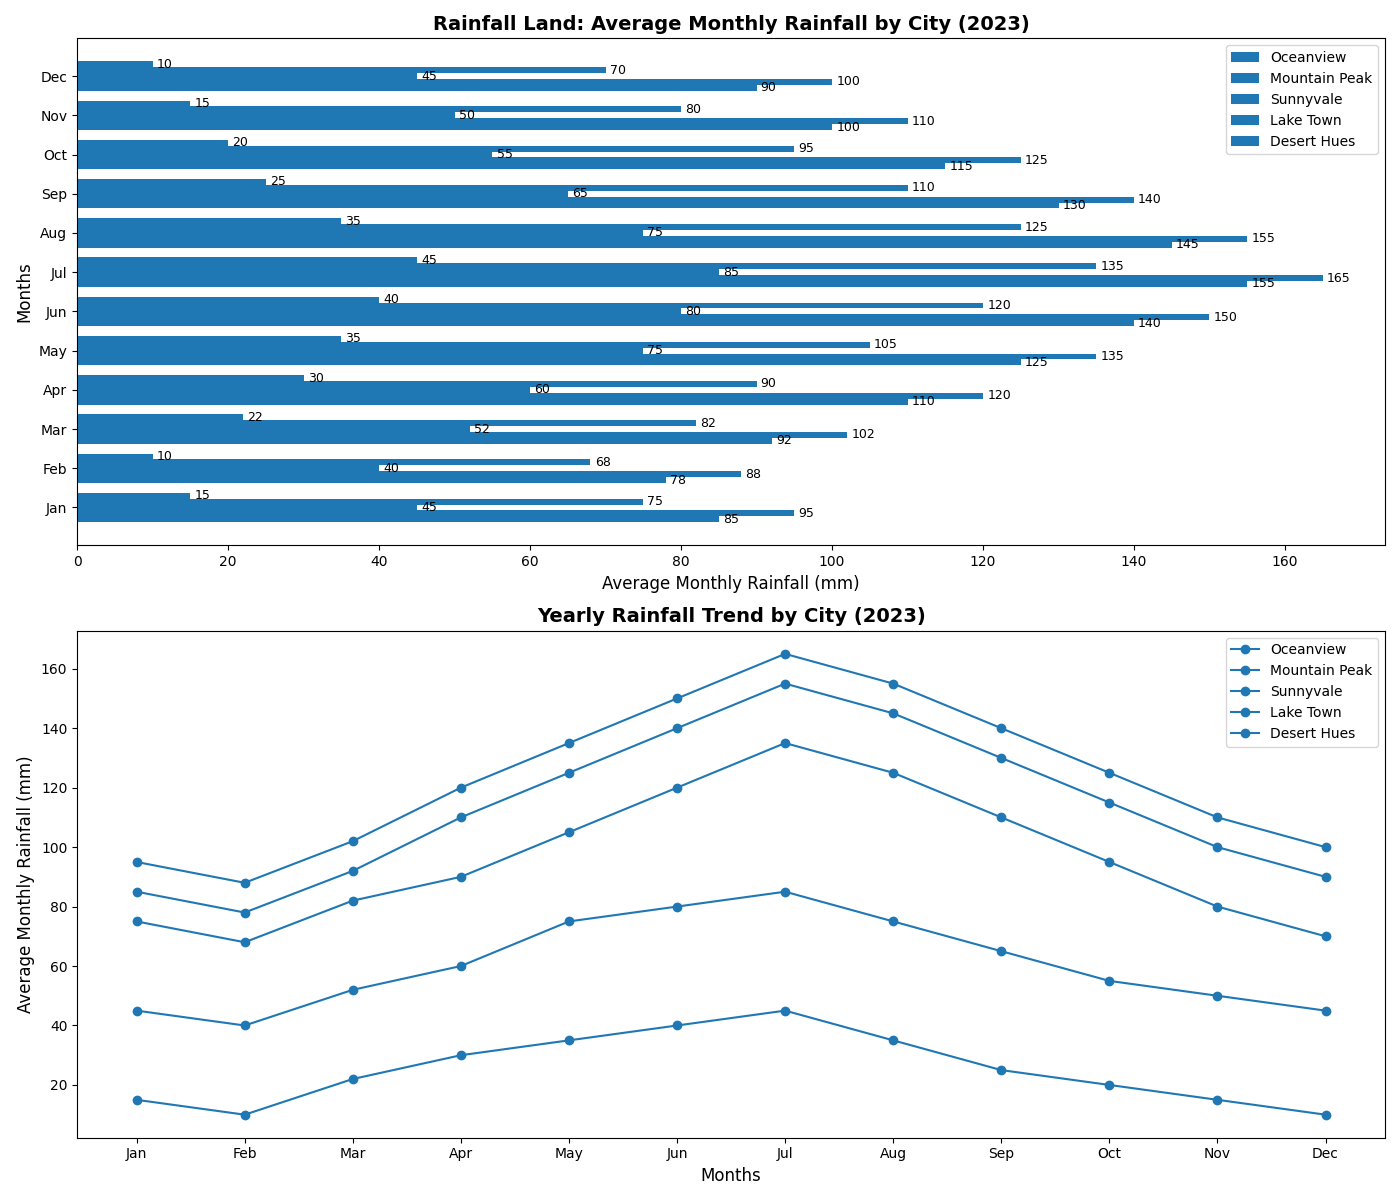

Source code (Python):
import matplotlib.pyplot as plt
import numpy as np

cities = ['Oceanview', 'Mountain Peak', 'Sunnyvale', 'Lake Town', 'Desert Hues']
rainfall_data = [
    [85, 78, 92, 110, 125, 140, 155, 145, 130, 115, 100, 90],  # Oceanview
    [95, 88, 102, 120, 135, 150, 165, 155, 140, 125, 110, 100],  # Mountain Peak
    [45, 40, 52, 60, 75, 80, 85, 75, 65, 55, 50, 45],  # Sunnyvale
    [75, 68, 82, 90, 105, 120, 135, 125, 110, 95, 80, 70],  # Lake Town
    [15, 10, 22, 30, 35, 40, 45, 35, 25, 20, 15, 10],  # Desert Hues
]
months = ['Jan', 'Feb', 'Mar', 'Apr', 'May', 'Jun', 'Jul', 'Aug', 'Sep', 'Oct', 'Nov', 'Dec']
rainfall_data = np.array(rainfall_data)

fig, axs = plt.subplots(nrows=2, ncols=1, figsize=(14, 12))

bar_width = 0.15
y = np.arange(len(months))
color = '#1f77b4'  # Single consistent color for all data groups

for i, city in enumerate(cities):
    bars = axs[0].barh(y + i * bar_width, rainfall_data[i], bar_width, label=city, color=color)
    for bar in bars:
        axs[0].annotate(f'{bar.get_width()}',
                        xy=(bar.get_width(), bar.get_y() + bar.get_height() / 2),
                        xytext=(3, 0), textcoords='offset points',
                        ha='left', va='center', fontsize=9)

axs[0].set_ylabel('Months', fontsize=12)
axs[0].set_xlabel('Average Monthly Rainfall (mm)', fontsize=12)
axs[0].set_title('Rainfall Land: Average Monthly Rainfall by City (2023)', fontsize=14, fontweight='bold')
axs[0].set_yticks(y + bar_width * (len(cities) / 2 - 0.5))
axs[0].set_yticklabels(months, fontsize=10)
axs[0].legend(loc='best')

marker = 'o'  # Single consistent marker for all data groups

for i, city in enumerate(cities):
    axs[1].plot(months, rainfall_data[i], marker=marker, color=color, label=city)

axs[1].set_xlabel('Months', fontsize=12)
axs[1].set_ylabel('Average Monthly Rainfall (mm)', fontsize=12)
axs[1].set_title('Yearly Rainfall Trend by City (2023)', fontsize=14, fontweight='bold')
axs[1].legend(loc='best')

plt.tight_layout()
plt.show()
